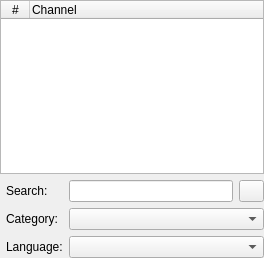
<?xml version="1.0" encoding="UTF-8"?>
<ui version="4.0">
 <class>PlaylistWidget</class>
 <widget class="QWidget" name="PlaylistWidget">
  <property name="geometry">
   <rect>
    <x>0</x>
    <y>0</y>
    <width>264</width>
    <height>258</height>
   </rect>
  </property>
  <layout class="QGridLayout" name="gridLayout_2">
   <property name="margin">
    <number>0</number>
   </property>
   <item row="0" column="0" colspan="4">
    <widget class="QTreeWidget" name="treeWidget">
     <property name="alternatingRowColors">
      <bool>true</bool>
     </property>
     <property name="indentation">
      <number>0</number>
     </property>
     <property name="animated">
      <bool>true</bool>
     </property>
     <attribute name="headerDefaultSectionSize">
      <number>29</number>
     </attribute>
     <column>
      <property name="text">
       <string notr="true">#</string>
      </property>
      <property name="textAlignment">
       <set>AlignHCenter|AlignVCenter|AlignCenter</set>
      </property>
     </column>
     <column>
      <property name="text">
       <string>Channel</string>
      </property>
     </column>
    </widget>
   </item>
   <item row="1" column="2">
    <widget class="QLineEdit" name="searchEdit"/>
   </item>
   <item row="1" column="3">
    <widget class="QPushButton" name="pushButton">
     <property name="maximumSize">
      <size>
       <width>25</width>
       <height>25</height>
      </size>
     </property>
     <property name="toolTip">
      <string>Clear</string>
     </property>
     <property name="icon">
      <iconset resource="../../../data/icons.qrc">
       <normaloff>:/icons/24x24/clear.png</normaloff>:/icons/24x24/clear.png</iconset>
     </property>
     <property name="iconSize">
      <size>
       <width>24</width>
       <height>24</height>
      </size>
     </property>
    </widget>
   </item>
   <item row="2" column="2" colspan="2">
    <widget class="QComboBox" name="categoryBox">
     <property name="maxVisibleItems">
      <number>50</number>
     </property>
    </widget>
   </item>
   <item row="1" column="1">
    <widget class="QLabel" name="labelSearch">
     <property name="text">
      <string>Search:</string>
     </property>
    </widget>
   </item>
   <item row="2" column="1">
    <widget class="QLabel" name="labelCategory">
     <property name="text">
      <string>Category:</string>
     </property>
    </widget>
   </item>
   <item row="3" column="1">
    <widget class="QLabel" name="labelLanguage">
     <property name="text">
      <string>Language:</string>
     </property>
    </widget>
   </item>
   <item row="3" column="2" colspan="2">
    <widget class="QComboBox" name="languageBox">
     <property name="maxVisibleItems">
      <number>50</number>
     </property>
    </widget>
   </item>
  </layout>
 </widget>
 <resources>
  <include location="../../../data/icons.qrc"/>
 </resources>
 <connections>
  <connection>
   <sender>pushButton</sender>
   <signal>clicked()</signal>
   <receiver>searchEdit</receiver>
   <slot>clear()</slot>
   <hints>
    <hint type="sourcelabel">
     <x>246</x>
     <y>209</y>
    </hint>
    <hint type="destinationlabel">
     <x>202</x>
     <y>212</y>
    </hint>
   </hints>
  </connection>
 </connections>
</ui>
